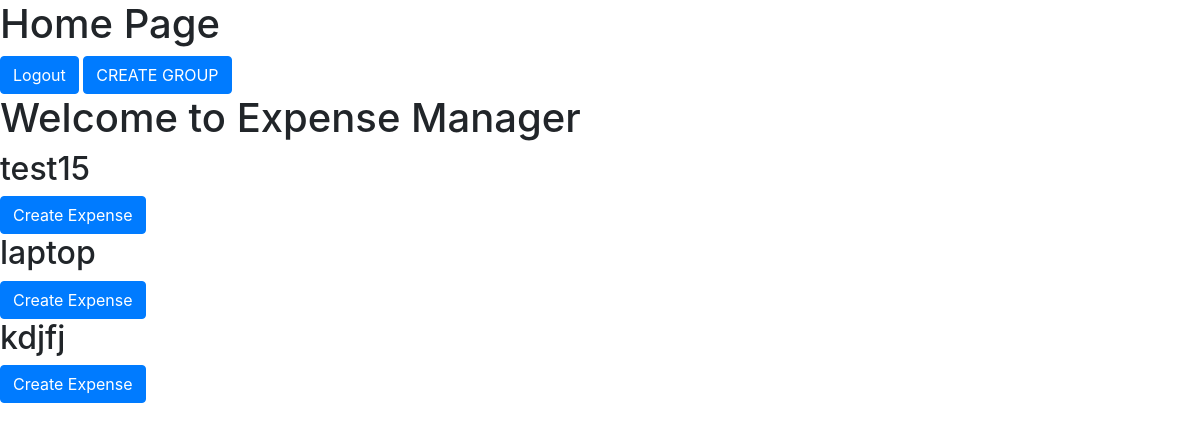
/home/ (signed in), run on an earlier commit of the app's database.
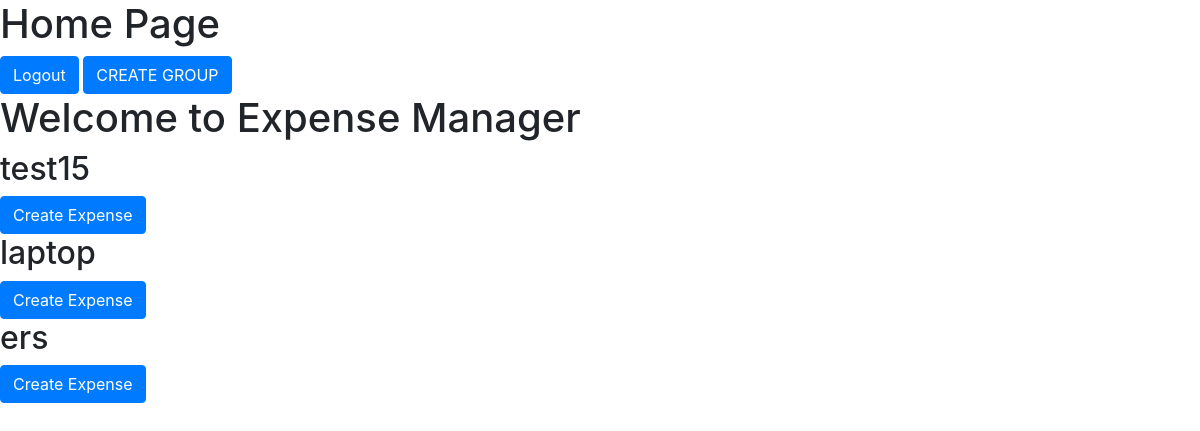
And on a later commit of the database.
### expenses/models.py (models this page shows)
class Group(models.Model):
    name=models.CharField(max_length=60)
    members=models.ManyToManyField(User, related_name="group_members")

### expenses/views.py (the view)
# urls.py: path('home/',views.HomePage,name='home'),
@login_required(login_url='login')
def HomePage(request):
    groups = request.user.group_members.all()
    print(groups)
    return render (request,'home.html',{'groups': groups})

### templates/home.html (shortened to what this page needs)
<!doctype html>
<html lang="en">
  <head>
    <link rel="stylesheet" href="https://cdn.jsdelivr.net/npm/bootstrap@4.3.1/dist/css/bootstrap.min.css">
  </head>
  <body>
    <h1>Home Page</h1>
    <a href="{% url 'logout' %}" class="btn btn-primary">Logout</a>
    <a href="{% url 'create_group' %}" class="btn btn-primary">CREATE GROUP</a>
    <h1>Welcome to Expense Manager</h1>
    {% for group in groups %}
        <div>
            <h2>{{ group.name }}</h2>
            <a href="{% url 'create_expense' group.id %}" class="btn btn-primary">Create Expense</a>
        </div>
    {% endfor %}
  </body>
</html>

What changed in the data, as far as the page shows it:
removed Group: name "kdjfj"
added Group: name "ers"
